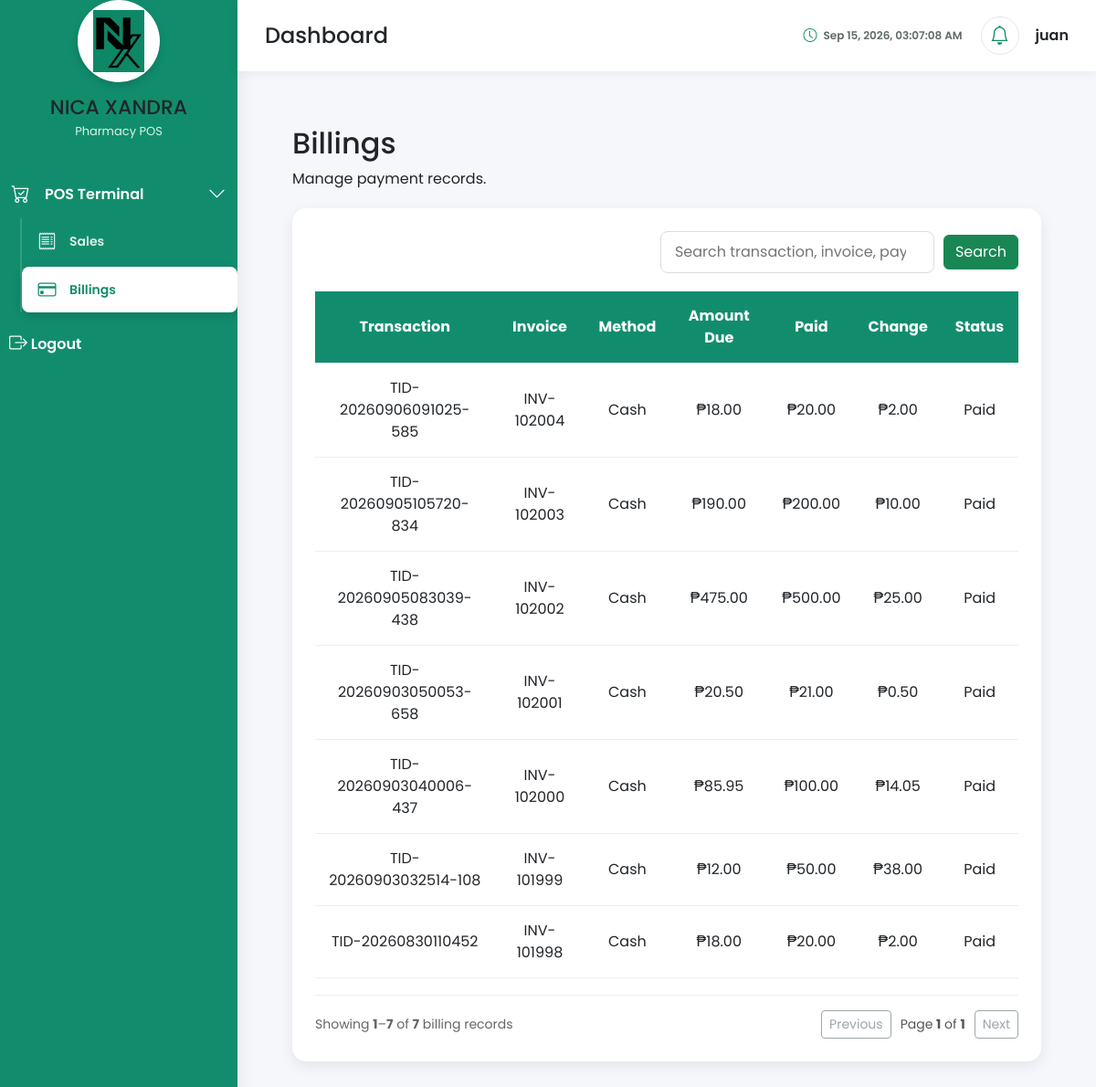
Screenshot of /app/dashboard/pos/index.php?page=billings (signed in) with the database file from the repository.
### tables this page shows
CREATE TABLE `payments` (
  `payment_id` int(11) NOT NULL,
  `sale_id` int(11) NOT NULL,
  `payment_method` enum('Cash','GCash','Maya','Credit Card','Debit Card') NOT NULL DEFAULT 'Cash',
  `amount_due` decimal(10,2) NOT NULL,
  `amount_paid` decimal(10,2) NOT NULL,
  `change_amount` decimal(10,2) NOT NULL DEFAULT 0.00,
  `reference_number` varchar(100) DEFAULT NULL,
  `payment_date` timestamp NOT NULL DEFAULT current_timestamp(),
  `payment_status` enum('Pending','Paid','Failed','Refunded') DEFAULT 'Paid',
  `notes` text DEFAULT NULL,
  `created_at` timestamp NOT NULL DEFAULT current_timestamp()
);

CREATE TABLE `sales` (
  `sale_id` int(11) NOT NULL,
  `transaction_number` varchar(30) NOT NULL,
  `customer_id` int(11) DEFAULT NULL,
  `cashier_id` int(11) NOT NULL,
  `subtotal` decimal(10,2) NOT NULL DEFAULT 0.00,
  `discount_amount` decimal(10,2) NOT NULL DEFAULT 0.00,
  `vat_amount` decimal(10,2) NOT NULL DEFAULT 0.00,
  `total_amount` decimal(10,2) NOT NULL DEFAULT 0.00,
  `payment_status` enum('Pending','Paid','Partially Paid','Refunded') DEFAULT 'Pending',
  `transaction_status` enum('Completed','Cancelled','Void') DEFAULT 'Completed',
  `remarks` text DEFAULT NULL,
  `created_at` timestamp NOT NULL DEFAULT current_timestamp(),
  `updated_at` timestamp NOT NULL DEFAULT current_timestamp() ON UPDATE current_timestamp()
);

### app/Models/Billings.php (called while the page is built, shortened)
<?php
require_once __DIR__ . '/../../config/database.php';
class Billing
{
    private PDO $conn;
    public function __construct()
    {
        $database = new Database();
        $this->conn = $database->connect();
    }
    public function getAllBillings(
        int $page = 1,
        int $limit = 20,
        string $search = ''
    ): array {
        $page = max(1, $page);
        $limit = min(max(1, $limit), 100);
        $search = trim($search);
        $offset = ($page - 1) * $limit;
        $where = [];
        $params = [];
        $whereSql = $where ? 'WHERE ' . implode(' AND ', $where) : '';
        $countSql = "
            SELECT COUNT(*)
            FROM payments p
            INNER JOIN sales s ON p.sale_id = s.sale_id
            {$whereSql}
        ";
        $countStmt = $this->conn->prepare($countSql);
        $countStmt->execute();
        $total = (int) $countStmt->fetchColumn();
        $sql = "
            SELECT
                p.payment_id,
                p.sale_id,
                s.transaction_number,
                CONCAT('INV-', LPAD(s.sale_id,6,'0')) AS invoice_number,
                p.payment_method,
                p.amount_due,
                p.amount_paid,
                p.change_amount,
                p.reference_number,
                p.payment_status,
                p.payment_date
            FROM payments p
            INNER JOIN sales s ON p.sale_id = s.sale_id
            {$whereSql}
            ORDER BY p.payment_date DESC, p.payment_id DESC
            LIMIT :limit OFFSET :offset
        ";
        $stmt = $this->conn->prepare($sql);
        $stmt->bindValue(':limit', $limit, PDO::PARAM_INT);
        $stmt->bindValue(':offset', $offset, PDO::PARAM_INT);
        $stmt->execute();
        $billings = $stmt->fetchAll(PDO::FETCH_ASSOC);
        $totalPages = $total > 0 ? (int) ceil($total / $limit) : 0;
        return [
            'billings' => $billings,
            'pagination' => [
                'page' => $page,
                'limit' => $limit,
                'total' => $total,
                'total_pages' => $totalPages,
                'has_previous' => $page > 1,
                'has_next' => $page < $totalPages,
            ],
        ];
    }
}

### config/database.php (called while the page is built, shortened)
<?php
class Database
{
    private string $host = "localhost";
    private string $db_name = "pharmacy_pos";
    private string $username = "root";
    private string $password = "";
    private ?PDO $connection = null;
    public function connect(): PDO
    {
        if ($this->connection === null) {
            $dsn = "mysql:host={$this->host};dbname={$this->db_name};charset=utf8mb4";
            try {
                $this->connection = new PDO(
                    $dsn,
                    $this->username,
                    $this->password,
                    [
                        PDO::ATTR_ERRMODE => PDO::ERRMODE_EXCEPTION,
                        PDO::ATTR_DEFAULT_FETCH_MODE => PDO::FETCH_ASSOC,
                        PDO::ATTR_EMULATE_PREPARES => false
                    ]
                );
            } catch (PDOException $e) {
                die(
                    "<h2>Database Connection Failed</h2>" .
                    "<p>" . htmlspecialchars($e->getMessage()) . "</p>"
                );
            }
        }
        return $this->connection;
    }
}

### app/Controllers/BillingController.php (called while the page is built, shortened)
<?php
require_once __DIR__ . '/../Models/Billings.php';
class BillingController
{
    private Billing $billing;
    public function __construct()
    {
        $this->billing = new Billing();
    }
    public function getBillings(
        int $page = 1,
        int $limit = 20,
        string $search = ''
    ): array {
        return $this->billing->getAllBillings($page, $limit, $search);
    }
}

### app/dashboard/pos/pages/billings.php (the view, shortened to what this page needs)
<?php
require_once '../../Controllers/BillingController.php';
$billingPage = max(1, (int) ($_GET['billing_page'] ?? 1));
$limit = 20;
$search = trim((string) ($_GET['search'] ?? ''));
$billingController = new BillingController();
$result = $billingController->getBillings($billingPage, $limit, $search);
$billings = $result['billings'] ?? [];
$pagination = $result['pagination'] ?? [
    'page' => 1,
    'limit' => $limit,
    'total' => 0,
    'total_pages' => 0,
    'has_previous' => false,
    'has_next' => false,
];
require_once '../../../includes/header.php';
?>
<link rel="stylesheet" href="/pharmacy_pos/assets/css/dashboard.css">
<link rel="stylesheet" href="/pharmacy_pos/assets/css/sidebar.css">
<link rel="stylesheet" href="/pharmacy_pos/assets/css/navbar.css">
<link rel="stylesheet" href="/pharmacy_pos/assets/css/sales.css">
<div class="dashboard-content records-page">
    <div class="page-header">
        <h2>Billings</h2>
        <p>Manage payment records.</p>
    </div>
    <div class="sales-card">
        <form class="sales-toolbar" method="get" action="">
            <input
                type="search"
                name="search"
                value="<?= htmlspecialchars($search) ?>"
                class="search-box"
                placeholder="Search transaction, invoice, payment or status"
                autocomplete="off">
            <button type="submit" class="btn btn-success">Search</button>
        </form>
        <div class="table-responsive">
            <table class="sales-table">
                <thead>
                    <tr>
                        <th>Transaction</th>
                        <th>Invoice</th>
                        <th>Method</th>
                        <th>Amount Due</th>
                        <th>Paid</th>
                        <th>Change</th>
                        <th>Status</th>
                    </tr>
                </thead>
                <tbody>
                <?php if (empty($billings)): ?>
                    <tr>
                        <td colspan="9" class="empty-state">
                            <?= $search !== ''
                                ? 'No billing records matched your search.'
                                : 'No billing records yet.' ?>
                        </td>
                    </tr>
                <?php else: ?>
                    <?php foreach ($billings as $billing): ?>
                        <tr class="billing-row">
                            <td><?= htmlspecialchars($billing['transaction_number']) ?></td>
                            <td><?= htmlspecialchars($billing['invoice_number']) ?></td>
                            <td><?= htmlspecialchars($billing['payment_method']) ?></td>
                            <td>₱<?= number_format((float) $billing['amount_due'], 2) ?></td>
                            <td>₱<?= number_format((float) $billing['amount_paid'], 2) ?></td>
                            <td>₱<?= number_format((float) $billing['change_amount'], 2) ?></td>
                            <td><?= htmlspecialchars($billing['payment_status']) ?></td>
                        </tr>
                    <?php endforeach; ?>
                <?php endif; ?>
                </tbody>
            </table>
        </div>
        <?php
        $currentPage = (int) $pagination['page'];
        $totalPages = (int) $pagination['total_pages'];
        $total = (int) $pagination['total'];
        $start = $total > 0 ? (($currentPage - 1) * $limit) + 1 : 0;
        $end = $total > 0 ? min($currentPage * $limit, $total) : 0;
        ?>
        <div class="records-pagination">
            <div class="pagination-info">
                <?php if ($total > 0): ?>
                    Showing <strong><?= $start ?></strong>–<strong><?= $end ?></strong>
                    of <strong><?= $total ?></strong> billing records
                <?php else: ?>
                    No billing records found.
                <?php endif; ?>
            </div>
            <?php if ($totalPages > 0): ?>
                <div class="pagination-controls">
                    <?php if ($currentPage > 1): ?>
                        <a class="btn btn-outline-secondary btn-sm"
                           href="?page=billings&billing_page=<?= $currentPage - 1 ?>&search=<?= urlencode($search) ?>">
                            Previous
                        </a>
                    <?php else: ?>
                        <button class="btn btn-outline-secondary btn-sm" disabled>Previous</button>
                    <?php endif; ?>
                    <span class="pagination-page">
                        Page <strong><?= $currentPage ?></strong> of <strong><?= $totalPages ?></strong>
                    </span>
                    <?php if ($currentPage < $totalPages): ?>
                        <a class="btn btn-outline-secondary btn-sm"
                           href="?page=billings&billing_page=<?= $currentPage + 1 ?>&search=<?= urlencode($search) ?>">
                            Next
                        </a>
                    <?php else: ?>
                        <button class="btn btn-outline-secondary btn-sm" disabled>Next</button>
                    <?php endif; ?>
                </div>
            <?php endif; ?>
        </div>
    </div>
</div>
<?php require_once '../../../includes/footer.php'; ?>

### assets/css/auth.css (style rules this page uses)
:root { --primary-green:#0F8A6B; --dark-navbar:#1E1B1B; --light-bg:#F8F9FA; --white:#FFFFFF; --shadow:0 12px 30px rgba(0,0,0,.15); --border-radius:18px; --transition:.3s ease; }
* { margin:0; padding:0; box-sizing:border-box; }
body { font-family:'Poppins',sans-serif; background:#ffffff; overflow-x:hidden; }

### assets/css/dashboard.css (style rules this page uses)
* { margin:0; padding:0; box-sizing:border-box; }
body { font-family:'Poppins',sans-serif; background:#f4f7fb; }
.dashboard-content { flex:1; padding:25px; overflow:auto; }

### assets/css/pos.css (style rules this page uses)
.dashboard-content { height:calc(100vh - 80px); padding:20px; overflow:hidden; }

### assets/css/sales.css (style rules this page uses)
.dashboard-content { padding:30px; }
.page-header { margin-bottom:20px; }
.sales-card { background:#fff; border-radius:15px; padding:25px; box-shadow:0 5px 15px rgba(0,0,0,.08); }
.sales-toolbar { display:flex; justify-content:flex-end; margin-bottom:20px; }
.search-box { width:300px; padding:10px 15px; border:1px solid #ddd; border-radius:8px; }
.sales-table { width:100%; border-collapse:collapse; }
.sales-table thead { background:#118d6d; color:#fff; }
.sales-table th, .sales-table td { padding:15px; text-align:center; border-bottom:1px solid #eee; }
.records-page { min-width: 0; }
.sales-toolbar { align-items: center; gap: 10px; flex-wrap: wrap; }
.sales-toolbar .search-box { margin-left: auto; }
.table-responsive { width: 100%; overflow-x: auto; }
.sales-table { min-width: 980px; }
.records-pagination { display: flex; align-items: center; justify-content: space-between; gap: 16px; margin-top: 18px; padding-top: 16px; border-top: 1px solid #eee; }
.pagination-info { color: #666; font-size: 14px; }
.pagination-controls { display: flex; align-items: center; justify-content: center; gap: 10px; }
.pagination-page { white-space: nowrap; color: #555; font-size: 14px; }

### rows the page displays
payments: sale.transaction_number "TID-20260906091025-585", invoice_number "INV-102004", payment_method "Cash", amount_due "18.00", amount_paid "20.00", change_amount "2.00", payment_status "Paid"
payments: sale.transaction_number "TID-20260905105720-834", invoice_number "INV-102003", payment_method "Cash", amount_due "190.00", amount_paid "200.00", change_amount "10.00", payment_status "Paid"
payments: sale.transaction_number "TID-20260905083039-438", invoice_number "INV-102002", payment_method "Cash", amount_due "475.00", amount_paid "500.00", change_amount "25.00", payment_status "Paid"
payments: sale.transaction_number "TID-20260903050053-658", invoice_number "INV-102001", payment_method "Cash", amount_due "20.50", amount_paid "21.00", change_amount "0.50", payment_status "Paid"
payments: sale.transaction_number "TID-20260903040006-437", invoice_number "INV-102000", payment_method "Cash", amount_due "85.95", amount_paid "100.00", change_amount "14.05", payment_status "Paid"
payments: sale.transaction_number "TID-20260903032514-108", invoice_number "INV-101999", payment_method "Cash", amount_due "12.00", amount_paid "50.00", change_amount "38.00", payment_status "Paid"
payments: sale.transaction_number "TID-20260830110452", invoice_number "INV-101998", payment_method "Cash", amount_due "18.00", amount_paid "20.00", change_amount "2.00", payment_status "Paid"

### other values shown
$_SESSION['username'] "juan"
$start "1"
$end "7"
$total "7"
$currentPage "1"
$totalPages "1"
